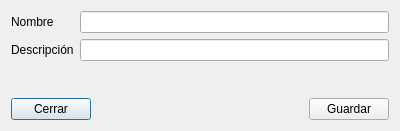
<?xml version="1.0" encoding="UTF-8"?>
<ui version="4.0">
 <class>frm_permission</class>
 <widget class="QDialog" name="frm_permission">
  <property name="geometry">
   <rect>
    <x>0</x>
    <y>0</y>
    <width>400</width>
    <height>131</height>
   </rect>
  </property>
  <property name="windowTitle">
   <string>Permiso</string>
  </property>
  <layout class="QGridLayout" name="gridLayout">
   <item row="0" column="0">
    <layout class="QVBoxLayout" name="verticalLayout_3">
     <item>
      <layout class="QHBoxLayout" name="horizontalLayout_3">
       <item>
        <layout class="QVBoxLayout" name="verticalLayout">
         <item>
          <widget class="QLabel" name="lbl_name">
           <property name="text">
            <string>Nombre</string>
           </property>
          </widget>
         </item>
         <item>
          <widget class="QLabel" name="lbl_description">
           <property name="text">
            <string>Descripción</string>
           </property>
          </widget>
         </item>
        </layout>
       </item>
       <item>
        <layout class="QGridLayout" name="gridLayout_2">
         <item row="0" column="0">
          <widget class="QLineEdit" name="txt_name"/>
         </item>
         <item row="1" column="0">
          <widget class="QLineEdit" name="txt_description"/>
         </item>
        </layout>
       </item>
      </layout>
     </item>
     <item>
      <spacer name="verticalSpacer">
       <property name="orientation">
        <enum>Qt::Orientation::Vertical</enum>
       </property>
       <property name="sizeHint" stdset="0">
        <size>
         <width>20</width>
         <height>40</height>
        </size>
       </property>
      </spacer>
     </item>
     <item>
      <layout class="QHBoxLayout" name="horizontalLayout_4">
       <item>
        <widget class="QPushButton" name="btn_close">
         <property name="text">
          <string>Cerrar</string>
         </property>
        </widget>
       </item>
       <item>
        <spacer name="horizontalSpacer">
         <property name="orientation">
          <enum>Qt::Orientation::Horizontal</enum>
         </property>
         <property name="sizeHint" stdset="0">
          <size>
           <width>40</width>
           <height>20</height>
          </size>
         </property>
        </spacer>
       </item>
       <item>
        <widget class="QPushButton" name="btn_save">
         <property name="text">
          <string>Guardar</string>
         </property>
        </widget>
       </item>
      </layout>
     </item>
    </layout>
   </item>
  </layout>
 </widget>
 <resources/>
 <connections/>
</ui>
